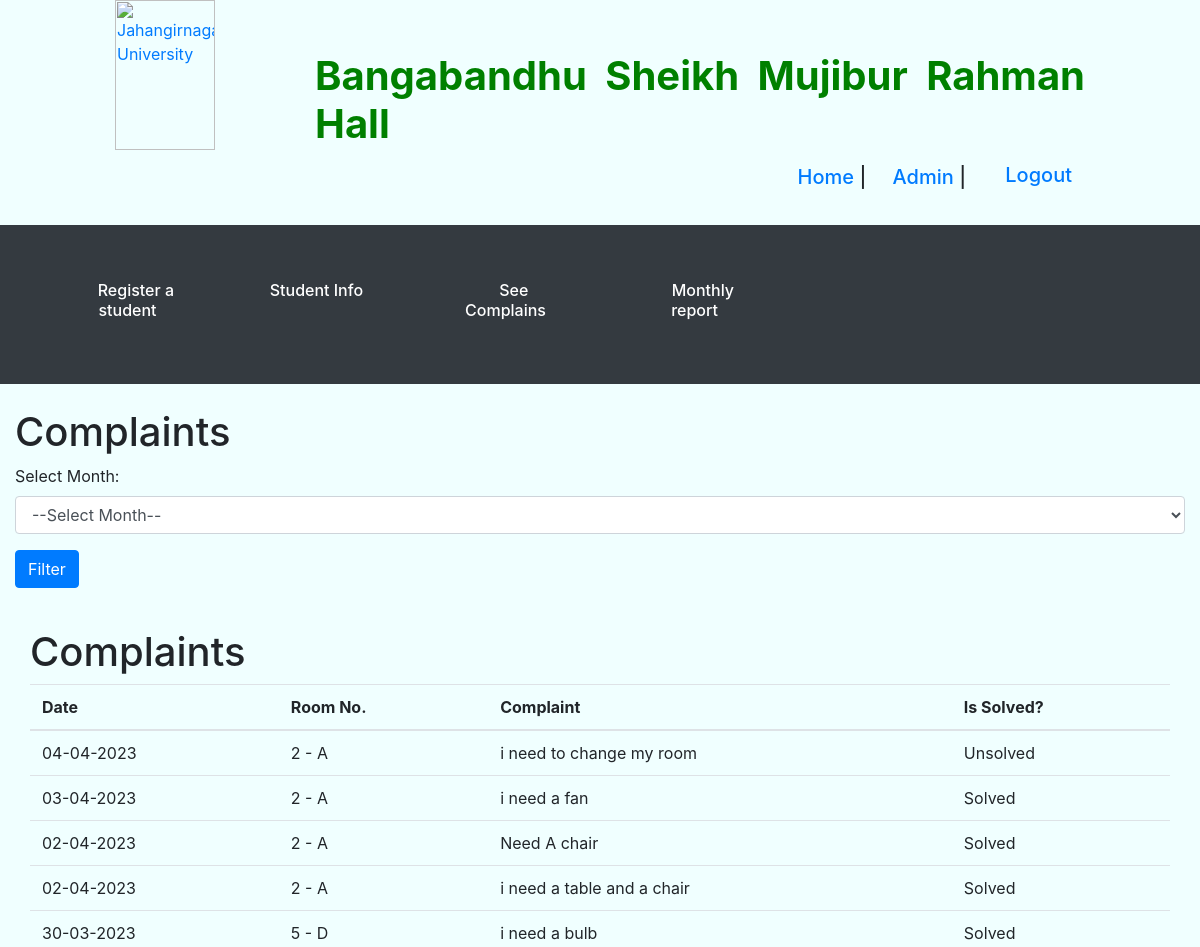
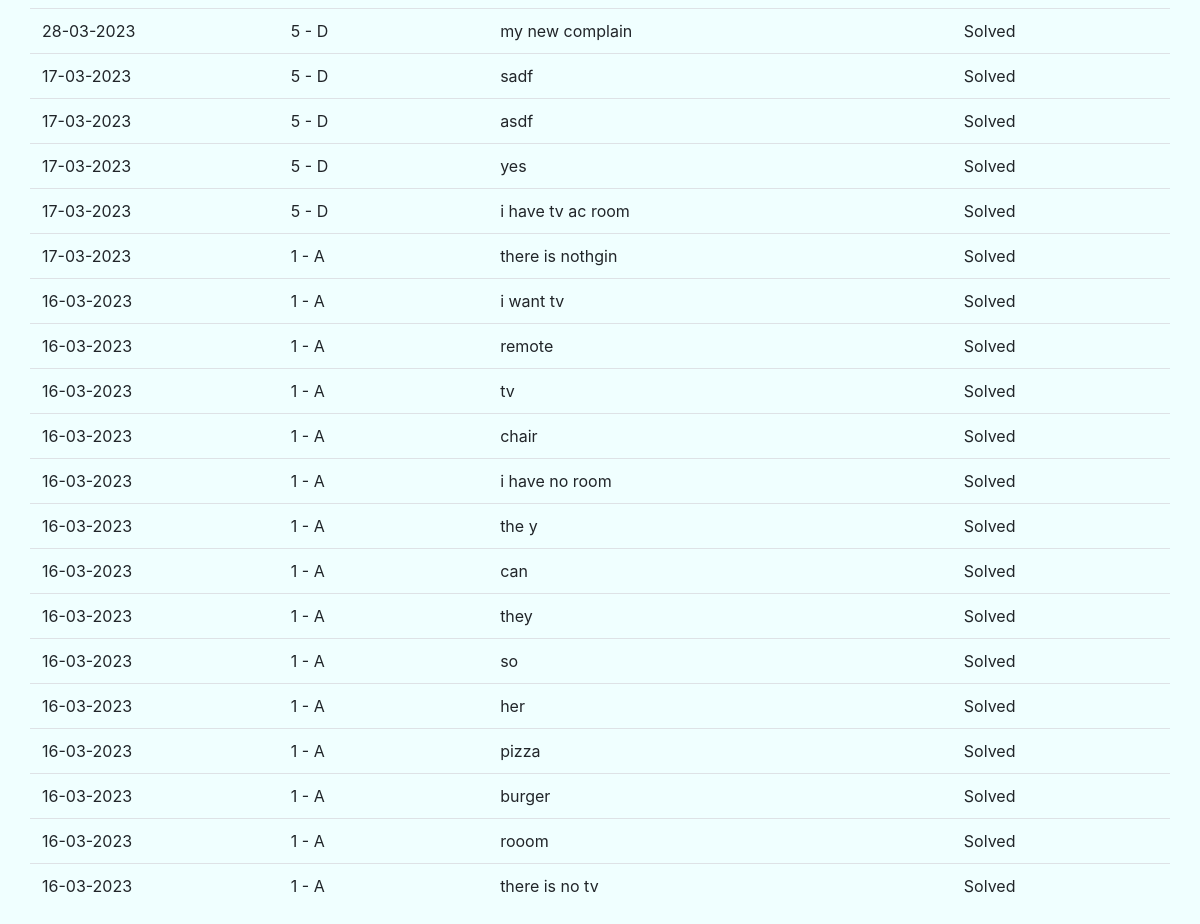
The app's page /home/report (signed in) with its own data (2 pictures, top to bottom).
### home/models.py (models this page shows, shortened)
class Complain(models.Model):
    name = models.CharField(max_length=255)
    registration_no = models.IntegerField()
    room_no = models.CharField(max_length=50)
    complaint = models.TextField()
    is_solved = models.BooleanField(default=False)
    created_at = models.DateTimeField(auto_now_add=True)

### home/views.py (the view)
# urls.py: path('report', views.ComplaintListView.as_view(), name='complaint_list'),
class ComplaintListView(ListView):
    model = Complain
    template_name = 'report.html'
    context_object_name = 'complaints'
    def get_queryset(self):
        queryset = super().get_queryset().order_by('-created_at')
        selected_month = self.request.GET.get('month')
        if selected_month:
            queryset = queryset.filter(created_at__month=selected_month)
        return queryset

### home/templates/report.html (shortened to what this page needs)
<body style="background-color: #F0FFFF">
  {%include "base_header.html" %}
  <br>
  <div class="container">
    <h1>Complaints</h1>
    <form method="GET">
      <div class="form-group">
        <label for="month">Select Month:</label>
        <select class="form-control" id="month" name="month">
          <option value="">--Select Month--</option>
        </select>
      </div>
      <button type="submit" class="btn btn-primary">Filter</button>
    </form>
    <br>
    <div class="container">
      <h1>Complaints</h1>
      <table class="table">
        <thead>
          <tr>
            <th>Date</th>
            <th>Room No.</th>
            <th>Complaint</th>
            <th>Is Solved?</th>
          </tr>
        </thead>
        <tbody>
          {% for complaint in complaints %}
          <tr>
            <td> {{ complaint.created_at|date:"d-m-Y" }}</td>
            <td>{{ complaint.room_no }}</td>
            <td>{{ complaint.complaint }}</td>
            <td>{% if complaint.is_solved %}Solved{% else %}Unsolved{% endif %}</td>
          </tr>
          {% empty %}
          <tr>
            <td colspan="4">No complaints found</td>
          </tr>
          {% endfor %}
        </tbody>
      </table>
    </div>
  </div>

### home/templates/base_header.html (shortened to what this page needs)
<head>
    <link rel="stylesheet" href="/static/bootstrap.css">
    <link rel="stylesheet" href="/static/style.css">
    <link rel="stylesheet" href="/static/fontawesome-free-6.2.0-web/css/all.css">
    <header class="">
        <div class="container-fluid ">
            <div class="row">
                <div class="col-md-1 "></div>
                <div class="col-md-2 ">
                    <a href="#">
                        <img src="/static/images/ju_logo.png" alt="Jahangirnagar University"
                            style="width: 100px; height: 150px; ;">
                    </a>
                </div>
                <div class="col-lg-8  pt-1 ">
                    <p class="h1 text-justify font-weight-bolder pt-5 " style="color: green"> Bangabandhu Sheikh Mujibur
                        Rahman Hall</p>
                    <div class="text-right h5">
                        <form action="{% url 'logut' %}" method="post">
                            <a href="{% url 'index' %}" class="d-inline-block"><i class="fas fa-home"></i> Home</a> |
                            {% if request.user.is_active %}
                            <a href="{% url 'profile' %}" class="d-inline-block">
                                <p class="text-capitalize"><i class="fas fa-user"></i> {{ request.user }}</p>
                            </a> |
                            {% endif %}
                            {% if request.user.is_active %}
                            <button type="submit" class="btn btn-link">
                                <p class="h5"><i class="fas fa-sign-out-alt"></i> Logout</p>
                            </button>
                            {% endif %}
                        </form>
                    </div>
                </div>
            </div>
        </div>
        <div class=" bg-primary bg-dark p-5 text-white pb-3 p-4">
            <div class="row text-center">
                {% if request.user.is_superuser %}
                <div class="col-2" style="display: flex; justify-content: space-between;">
                  <a class="nav-link navbar-light" href="/home/signup">
                    <h6> <i class="fas fa-user-plus"></i> Register a student</h6>
                  </a>
                </div>
                {% endif %}
                <div class="col-2" style="display: flex; justify-content: space-between;">
                  {% if request.user.is_superuser %}
                  <a class="nav-link navbar-light" href="/home/search">
                    <h6>  <i class="fas fa-search"></i> Student Info</h6>
                  </a>
                  {% endif %}
                </div>
                <div class="col-2" style="display: flex; justify-content: space-between;">
                  {% if request.user.is_superuser %}
                  <a class="nav-link navbar-light" href="/home/complain">
                    <h6> <i class="fas fa-exclamation-circle"></i> See Complains</h6>
                  </a>
                  {% endif %}
                </div>
                <div class="col-2" style="display: flex; justify-content: space-between;">
                  {% if request.user.is_superuser %}
                  <a class="nav-link navbar-light" href="/home/report">
                    <h6> <i class="far fa-file-alt"></i> Monthly report</h6>
                  </a>
                  {% endif %}
                </div>
            </div>
        </div>
    </header>
</head>

### records on screen
Complain: created_at "04-04-2023", room_no "2 - A", complaint "i need to change my room", is_solved "Unsolved"
Complain: created_at "03-04-2023", room_no "2 - A", complaint "i need a fan", is_solved "Solved"
Complain: created_at "02-04-2023", room_no "2 - A", complaint "Need A chair", is_solved "Solved"
Complain: created_at "02-04-2023", room_no "2 - A", complaint "i need a table and a chair", is_solved "Solved"
Complain: created_at "30-03-2023", room_no "5 - D", complaint "i need a bulb", is_solved "Solved"
Complain: created_at "28-03-2023", room_no "5 - D", complaint "my new complain", is_solved "Solved"
Complain: created_at "17-03-2023", room_no "5 - D", complaint "sadf", is_solved "Solved"
Complain: created_at "17-03-2023", room_no "5 - D", complaint "asdf", is_solved "Solved"
Complain: created_at "17-03-2023", room_no "5 - D", complaint "yes", is_solved "Solved"
Complain: created_at "17-03-2023", room_no "5 - D", complaint "i have tv ac room", is_solved "Solved"
Complain: created_at "17-03-2023", room_no "1 - A", complaint "there is nothgin", is_solved "Solved"
Complain: created_at "16-03-2023", room_no "1 - A", complaint "i want tv", is_solved "Solved"
Complain: created_at "16-03-2023", room_no "1 - A", complaint "remote", is_solved "Solved"
Complain: created_at "16-03-2023", room_no "1 - A", complaint "tv", is_solved "Solved"
Complain: created_at "16-03-2023", room_no "1 - A", complaint "chair", is_solved "Solved"
Complain: created_at "16-03-2023", room_no "1 - A", complaint "i have no room", is_solved "Solved"
Complain: created_at "16-03-2023", room_no "1 - A", complaint "the y", is_solved "Solved"
Complain: created_at "16-03-2023", room_no "1 - A", complaint "can", is_solved "Solved"
Complain: created_at "16-03-2023", room_no "1 - A", complaint "they", is_solved "Solved"
Complain: created_at "16-03-2023", room_no "1 - A", complaint "so", is_solved "Solved"
Complain: created_at "16-03-2023", room_no "1 - A", complaint "her", is_solved "Solved"
Complain: created_at "16-03-2023", room_no "1 - A", complaint "pizza", is_solved "Solved"
Complain: created_at "16-03-2023", room_no "1 - A", complaint "burger", is_solved "Solved"
Complain: created_at "16-03-2023", room_no "1 - A", complaint "rooom", is_solved "Solved"
Complain: created_at "16-03-2023", room_no "1 - A", complaint "there is no tv", is_solved "Solved"

### other values on screen
{{ request.user }} "Admin"
